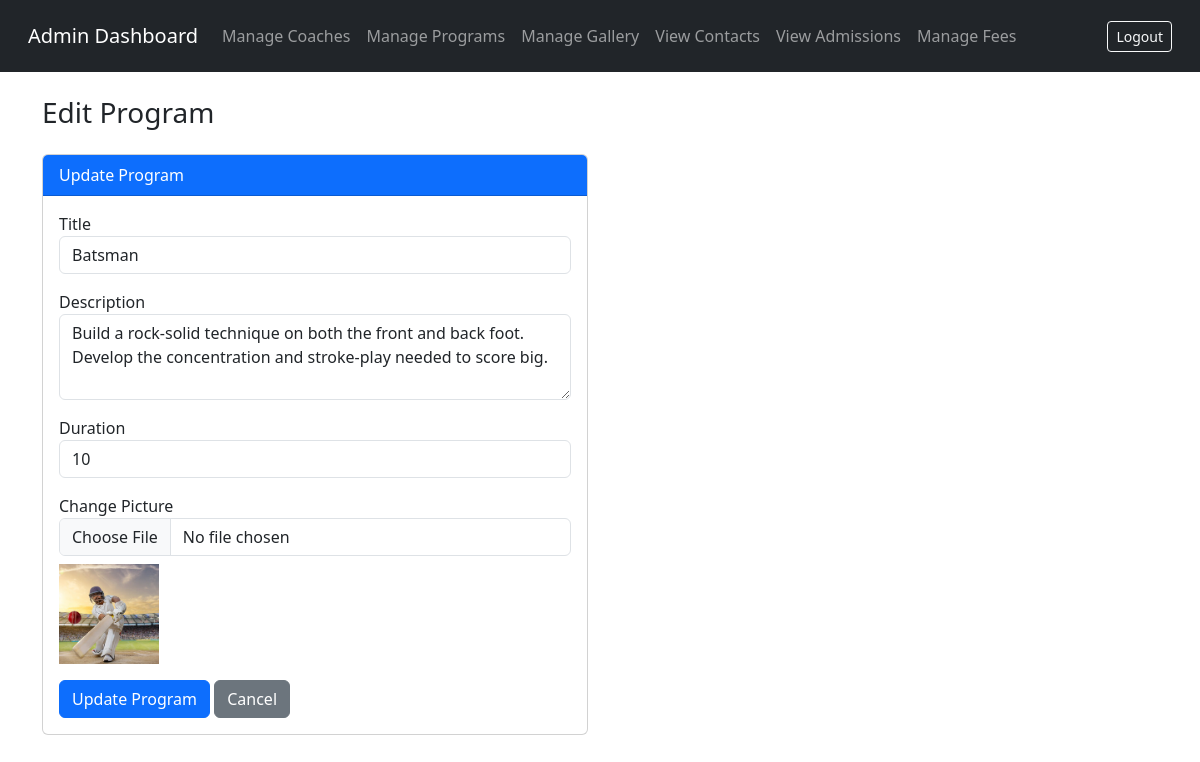
Screenshot of /admin-area/edit-program/3/ (signed in) with the database file from the repository.
### core/models.py (models this page shows, shortened)
class Program(models.Model):
    title = models.CharField(max_length=100)
    description = models.TextField()
    duration = models.CharField(max_length=50)
    picture = models.ImageField(upload_to='programs/')

### core/views.py (the view, shortened to what this page needs)
# urls.py: path('admin-area/edit-program/<int:program_id>/', views.edit_program, name='edit_program'),
@login_required(login_url='admin_login')
@user_passes_test(is_admin)
def edit_program(request, program_id):
    program = get_object_or_404(Program, id=program_id)
    return render(request, 'admin/edit_program.html', {'program': program})

### core/views.py (called while the page is built)
def is_admin(user):
    return user.is_staff

### core/templates/admin/edit_program.html (shortened to what this page needs)
{% include 'includes/admin_header.html' %}
<h3 class="mb-4">Edit Program</h3>
<div class="row">
  <div class="col-md-6">
    <div class="card">
      <div class="card-header bg-primary text-white">Update Program</div>
      <div class="card-body">
        <form method="POST" enctype="multipart/form-data">
          <div class="mb-3">
            <label>Title</label>
            <input type="text" name="title" class="form-control" value="{{ program.title }}" required>
          </div>
          <div class="mb-3">
            <label>Description</label>
            <textarea name="description" class="form-control" rows="3" required>{{ program.description }}</textarea>
          </div>
          <div class="mb-3">
            <label>Duration</label>
            <input type="text" name="duration" class="form-control" value="{{ program.duration }}" required>
          </div>
          <div class="mb-3">
            <label>Change Picture</label>
            <input type="file" name="picture" class="form-control">
            {% if program.picture %}
              <img src="{{ program.picture.url }}" class="mt-2" width="100" height="100" style="object-fit:cover;">
            {% endif %}
          </div>
          <button type="submit" class="btn btn-primary">Update Program</button>
          <a href="{% url 'manage_programs' %}" class="btn btn-secondary">Cancel</a>
        </form>
      </div>
    </div>
  </div>
</div>
{% include 'includes/admin_footer.html' %}

### rows the page displays
Program: title "Batsman", description "Build a rock-solid technique on both the front and back foot. Develop the concentration and stroke-play needed to score big.", duration "10", picture (picture)
